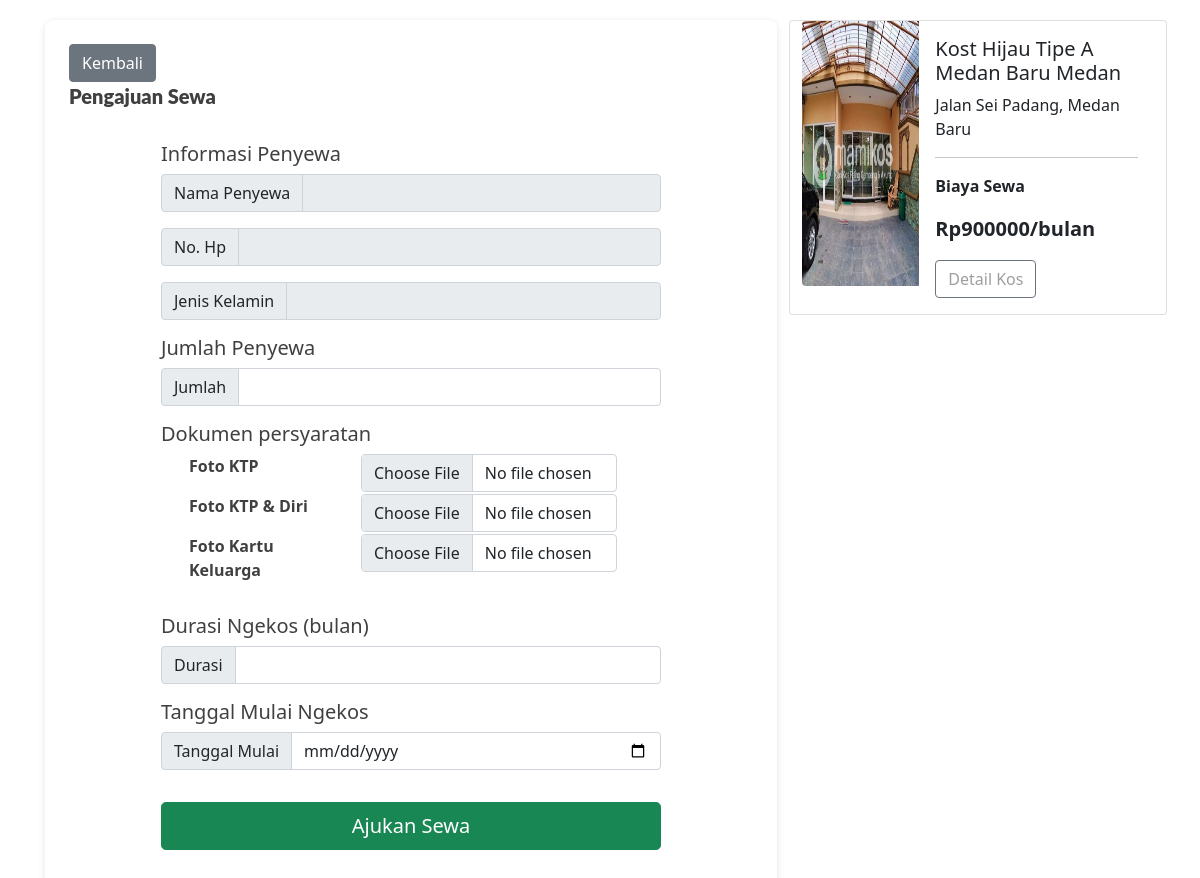
Page /ajuan-sewa/ajukan-sewa.php?id=9 on the committed database.
### tables this page shows
CREATE TABLE `kos` (
  `id_kos` int NOT NULL,
  `id_pemilik` int NOT NULL,
  `nama_kos` varchar(50) NOT NULL,
  `tipe_kamar` varchar(50) NOT NULL,
  `jenis_kos` varchar(50) NOT NULL,
  `longitude` varchar(100) NOT NULL,
  `latitude` varchar(100) NOT NULL,
  `embed_map` text NOT NULL,
  `deskripsi_kos` text NOT NULL,
  `tahun_pembangunan_kos` varchar(55) NOT NULL,
  `alamat_kos` varchar(256) NOT NULL,
  `kec_kos` varchar(50) NOT NULL,
  `kab_kota_kos` varchar(50) NOT NULL,
  `provinsi_kos` varchar(50) NOT NULL,
  `panjang_kamar` int NOT NULL,
  `lebar_kamar` int NOT NULL,
  `sisa_kamar` int NOT NULL,
  `jumlah_kamar` int NOT NULL,
  `gambar_kamar_dalam` varchar(50) NOT NULL,
  `gambar_kamar_depan` varchar(50) NOT NULL,
  `gambar_kamar_mandi` varchar(50) NOT NULL,
  `gambar_kos_dalam` varchar(50) NOT NULL,
  `gambar_kos_depan` varchar(50) NOT NULL,
  `harga_bulan` int NOT NULL,
  `listrik` varchar(255) NOT NULL,
  `nama_pemilik_rekening` varchar(50) NOT NULL,
  `nama_bank` varchar(50) NOT NULL,
  `no_rek` varchar(255) NOT NULL
);

### ajuan-sewa/ajukan-sewa.php (the view, shortened to what this page needs)
<?php
require_once '../function.php';
$id = $_GET['id'];
$show = "SELECT a.*, GROUP_CONCAT(b.peraturan_kos) AS peraturan_kos FROM kos a INNER JOIN peraturan_kos b ON a.id_kos = b.id_kos WHERE a.id_kos = '$id'";
$sql = mysqli_query($conn, $show);
?>
<!DOCTYPE html>
<html lang="en">
<head>
  <link rel="stylesheet" href="https://cdnjs.cloudflare.com/ajax/libs/font-awesome/5.15.3/css/all.min.css" />
  <link rel="stylesheet" href="assets/css/bootstrap.css">
  <link rel="stylesheet" href="assets/css/profile.css">
</head>
<body>
  <div class="container m-auto" style="padding-left: 15px; padding-right: 15px; padding-top: 20px; padding-bottom: 20px;">
    <div class="row">
      <div class="col-lg-8 col-md-8 col-sm-7 col-12">
        <div class="bg-c-card bg-c-card--md bg-c-card--lined bg-c-card--light">
          <button class="btn btn-secondary">Kembali</button>
          <div class="user-kost-main__title bg-c-text--heading-5 bg-c-text">
            Pengajuan Sewa
          </div>
          <div class="user-kost">
            <h5>Informasi Penyewa</h5>
            <form method="POST" enctype="multipart/form-data">
              <div class="input-group mb-3">
                <span class="input-group-text" id="kebersihan">Nama Penyewa</span>
                <input type="text" name="nama" value="<?= $_SESSION['nama'] ?>" class="form-control w-50" aria-label="Sizing example input" aria-describedby="inputGroup-sizing-default" disabled>
              </div>
              <div class="input-group mb-3">
                <span class="input-group-text" id="kebersihan">No. Hp</span>
                <input type="text" name="nohp" value="<?= $_SESSION['nohp'] ?>" class="form-control w-50" aria-label="Sizing example input" aria-describedby="inputGroup-sizing-default" disabled>
              </div>
              <div class="input-group mb-3">
                <span class="input-group-text" id="kebersihan">Jenis Kelamin</span>
                <input type="text" class="form-control w-50" value="<?= $_SESSION['jenis_kelamin'] ?>" aria-label=" Sizing example input" aria-describedby="inputGroup-sizing-default" disabled>
              </div>
              <?php while ($data = mysqli_fetch_array($sql)) { ?>
                <h5>Jumlah Penyewa</h5>
                <div class="input-group mb-3">
                  <span class="input-group-text" id="kebersihan">Jumlah</span>
                  <input type="number" name="jumlah_penyewa" min="0" class=" form-control w-50" aria-label="Sizing example input" aria-describedby="inputGroup-sizing-default" <?php if (strpos($data['peraturan_kos'], "Maksimal 1 orang/kamar") !== false) {
                                                                                                                                                                                  echo 'max="1"';
                                                                                                                                                                                } else if (strpos($data['peraturan_kos'], "Maksimal 2 orang/kamar") !== false) {
                                                                                                                                                                                  echo 'max="2"';
                                                                                                                                                                                } else if (strpos($data['peraturan_kos'], "Maksimal 3 orang/kamar") !== false) {
                                                                                                                                                                                  echo 'max="3"';
                                                                                                                                                                                } else if (strpos($data['peraturan_kos'], "Maksimal 4 orang/kamar") !== false) {
                                                                                                                                                                                  echo 'max="4"';
                                                                                                                                                                                } ?>>
                </div>
                <h5>Dokumen persyaratan </h5>
                <div class="input-group mb-3">
                  <div class="row mx-3">
                    <div class="col-lg-4">
                      <p class="fs-6 fw-bold">Foto KTP</p>
                    </div>
                    <div class="col mx-3">
                      <input type="file" class="form-control" name="foto_ktp" <?php if (strpos($data['peraturan_kos'], "Wajib sertakan KTP saat pengajuan sewa") !== false) {
                                                                                echo 'required';
                                                                              } ?>>
                    </div>
                  </div>
                  <div class="row mx-3">
                    <div class="col-lg-4">
                      <p for="fotoKTPDiri" class="fs-6 fw-bold">Foto KTP & Diri</p>
                    </div>
                    <div class="col mx-3">
                      <input type="file" class="form-control" name="foto_ktp_diri" <?php if (strpos($data['peraturan_kos'], "Wajib sertakan KTP saat pengajuan sewa") !== false) {
                                                                                      echo 'required';
                                                                                    } ?>>
                    </div>
                  </div>
                  <div class="row mx-3">
                    <div class="col-lg-4">
                      <p for="fotoKK" class="fs-6 fw-bold">Foto Kartu Keluarga</p>
                    </div>
                    <div class="col mx-3">
                      <input type="file" class="form-control" name="foto_kk" <?php if (strpos($data['peraturan_kos'], "Wajib sertakan kartu keluarga saat pengajuan sewa") !== false) {
                                                                                echo 'required';
                                                                              } ?>>
                    </div>
                  </div>
                </div>
              <?php } ?>
              <h5>Durasi Ngekos (bulan)</h5>
              <div class="input-group mb-3">
                <span class="input-group-text" id="Durasi">Durasi</span>
                <input type="number" min="0" name="durasi_sewa" class="form-control w-50" aria-label="Sizing example input" aria-describedby="inputGroup-sizing-default">
              </div>
              <h5>Tanggal Mulai Ngekos</h5>
              <div class="input-group mb-3">
                <span class="input-group-text" id="Durasi">Tanggal Mulai</span>
                <input type="date" name="tanggal_masuk" class="form-control w-50" aria-label="Sizing example input" aria-describedby="inputGroup-sizing-default">
              </div>
              <div class="d-grid gap-2">
                <button name="ajukan" type="submit" class=" btn btn-success btn-lg my-3">Ajukan Sewa</button>
              </div>
            </form>
          </div>
        </div>
      </div>
      <?php
      $id = $_GET['id'];
      $tampil = "SELECT * FROM kos WHERE id_kos = '$id'";
      $sql = mysqli_query($conn, $tampil);
      ?>
      <?php while ($data = mysqli_fetch_array($sql)) { ?>
        <div class=" col-lg-4 col-md-4 col-sm-5 col-12">
          <div>
            <div class="row">
              <div class="card mb-3" style="max-width: 540px;">
                <div class="row g-0">
                  <div class="col-md-4">
                    <img src="../pemilik-kost/uploads/<?= $data['gambar_kos_depan'] ?>" style="height: 7cm; width: 4cm;" class="img-fluid rounded-start" alt="...">
                  </div>
                  <div class="col-md-8">
                    <div class="card-body">
                      <h5 class="card-title"><?= $data['nama_kos'] ?> <?= $data['tipe_kamar'] ?> <?= $data['kec_kos'] ?> <?= $data['kab_kota_kos'] ?></h5>
                      <p class="card-text"><?= $data['alamat_kos']; ?></p>
                      <hr>
                      <p class="fs-6 fw-bold">Biaya Sewa</p>
                      <p class="fs-5 fw-bold">Rp<?= $data['harga_bulan'] ?>/bulan</p>
                      <div class="d-grid gap-2">
                        <a class="btn btn-outline-secondary" href=" ../kos/detail-kos.php?id=<?= $id ?>">Detail Kos</a>
                      </div>
                    </div>
                  <?php } ?>
                  </div>
                </div>
              </div>
            </div>
          </div>
        </div>
    </div>
  </div>
</body>
</html>

### ajuan-sewa/assets/css/profile.css (style rules this page uses)
a { display: block; position: relative; text-decoration: none; width: -webkit-fit-content; width: -moz-fit-content; width: fit-content; color: #9e9e9e; font-size: large; }
a:link { color: #9e9e9e; text-decoration: none; }
.bg-c-card--lined { box-shadow: none; border-width: 0; box-shadow: inset 0 0 0 1px #e8e8e8; }
.bg-c-card--light { background-color: #fff; color: #404040; }
.bg-c-card--md { padding: 24px 24px; }
.bg-c-card { background-color: #fff; box-shadow: 0 4px 8px rgba(0,0,0,.08), 0 -1px 4px rgba(0,0,0,.04); border-radius: 8px; }
.user-kost-main__title { margin-bottom: 24px; }
.bg-c-text--heading-5 { font-size: 20px; font-weight: 900; line-height: 28px; font-family: Lato,sans-serif; }
.bg-c-text { margin: 0; padding: 0; }
.user-kost { margin: 0 auto; width: 500px; min-height: 600px; max-height: 800px; padding: 32px 0 48px; }

### rows in the picture
kos: gambar_kos_depan (picture), nama_kos "Kost Hijau", tipe_kamar "Tipe A", kec_kos "Medan Baru", kab_kota_kos "Medan", alamat_kos "Jalan Sei Padang, Medan Baru", harga_bulan "900000"
